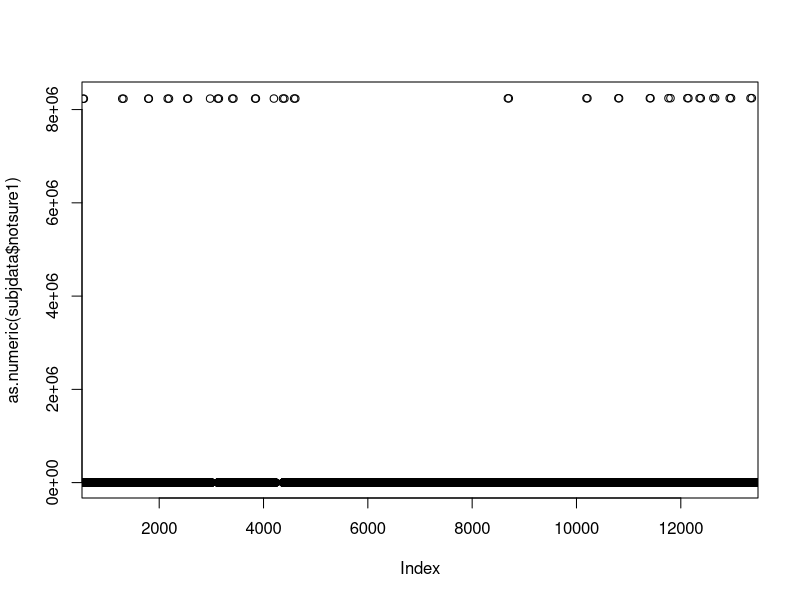
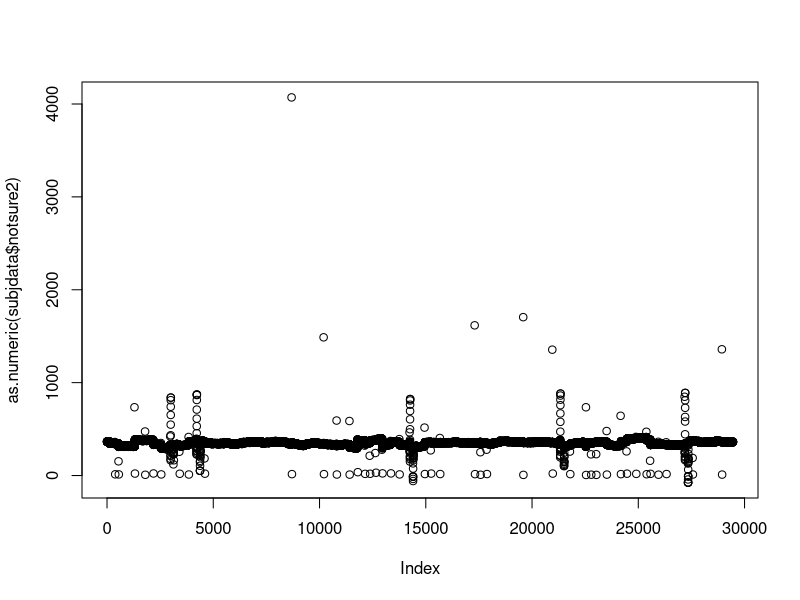
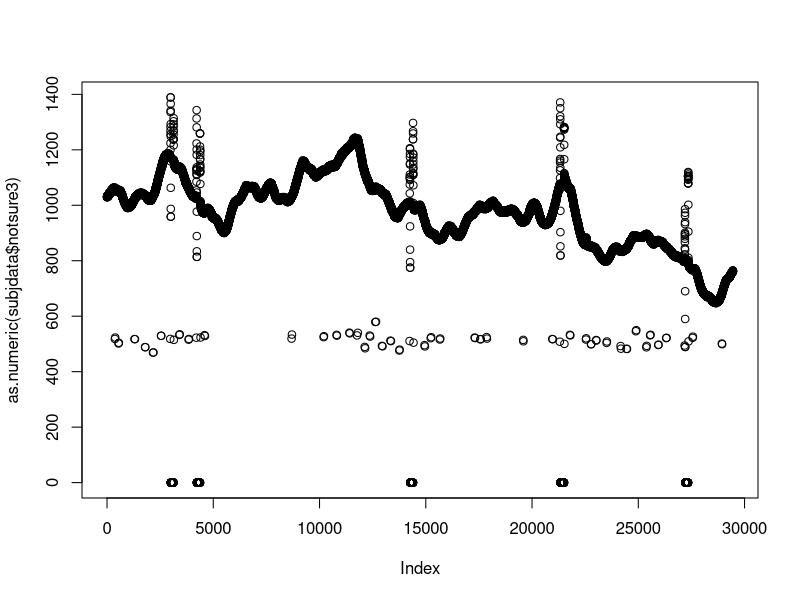

The R source for these figures, in order:
subjdata<-read.csv("101_subset.csv")
head(subjdata)
colnames(subjdata)<-c("sampleno","notsure1","notsure2pupil","notsure3","constant")
colnames(subjdata)
plot(as.numeric(subjdata$notsure1), xlim=c(1000,13000))
plot(as.numeric(subjdata$notsure2))
plot(as.numeric(subjdata$notsure3))
